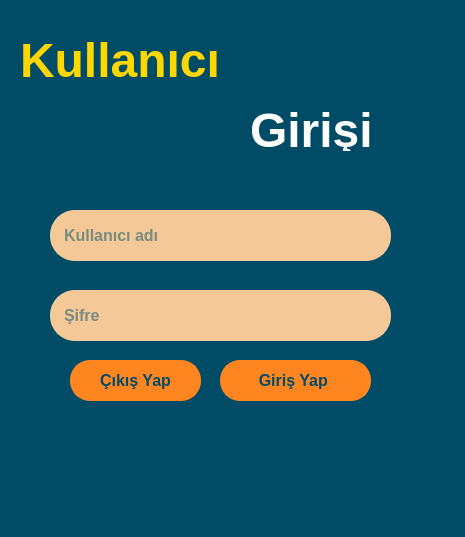
<?xml version="1.0" encoding="UTF-8"?>
<ui version="4.0">
 <class>frmGirisEkrani</class>
 <widget class="QWidget" name="frmGirisEkrani">
  <property name="geometry">
   <rect>
    <x>0</x>
    <y>0</y>
    <width>465</width>
    <height>537</height>
   </rect>
  </property>
  <property name="windowTitle">
   <string>Kullanıcı Girişi</string>
  </property>
  <property name="styleSheet">
   <string notr="true">#frmGirisEkrani{
	 background-color:#004b66;
}</string>
  </property>
  <widget class="QPushButton" name="btnGiris">
   <property name="geometry">
    <rect>
     <x>220</x>
     <y>360</y>
     <width>151</width>
     <height>41</height>
    </rect>
   </property>
   <property name="styleSheet">
    <string notr="true">#btnGiris {
    background-color:#ff8521; /* Kırmızımsı bir ton */
    color:#004b66;           /* Beyaz yazı rengi */
    font-family: 'Arial';
    font-size: 16px;
    font-weight: bold;
    border-radius: 20px;
    padding: 10px;
    border: 2px solid #ff8521;
}

#btnGiris:hover {
    background-color:#f4c997; /* Hover durumu için daha koyu ton */
    color: #004b66;
}

#btnGiris:pressed {
    background-color: #ff8521; /* Basıldığında daha koyu kırmızı */
    border: 2px solid #FFFFFF;
}
</string>
   </property>
   <property name="text">
    <string>Giriş Yap </string>
   </property>
  </widget>
  <widget class="QLineEdit" name="lbllKullaniciAdi">
   <property name="geometry">
    <rect>
     <x>50</x>
     <y>210</y>
     <width>341</width>
     <height>51</height>
    </rect>
   </property>
   <property name="styleSheet">
    <string notr="true">    background-color:#f4c997; /* Kırmızımsı bir ton */
    color:#004b66;           /* Beyaz yazı rengi */
    font-family: 'Arial';
    font-size: 16px;
    font-weight: bold;
    border-radius: 25px;
    padding: 10px;
    border: 2px solid #f4c997;</string>
   </property>
   <property name="text">
    <string/>
   </property>
   <property name="placeholderText">
    <string>Kullanıcı adı</string>
   </property>
  </widget>
  <widget class="QLineEdit" name="lblSifre">
   <property name="geometry">
    <rect>
     <x>50</x>
     <y>290</y>
     <width>341</width>
     <height>51</height>
    </rect>
   </property>
   <property name="styleSheet">
    <string notr="true">    background-color:#f4c997; /* Kırmızımsı bir ton */
    color:#004b66;           /* Beyaz yazı rengi */
    font-family: 'Arial';
    font-size: 16px;
    font-weight: bold;
    border-radius: 25px;
    padding: 10px;
    border: 2px solid #f4c997;</string>
   </property>
   <property name="placeholderText">
    <string>Şifre</string>
   </property>
  </widget>
  <widget class="QPushButton" name="btnCikis">
   <property name="geometry">
    <rect>
     <x>70</x>
     <y>360</y>
     <width>131</width>
     <height>41</height>
    </rect>
   </property>
   <property name="styleSheet">
    <string notr="true">#btnCikis {
    background-color:#ff8521; /* Kırmızımsı bir ton */
    color:#004b66;           /* Beyaz yazı rengi */
    font-family: 'Arial';
    font-size: 16px;
    font-weight: bold;
    border-radius: 20px;
    padding: 10px;
    border: 2px solid #ff8521;
}

#btnCikis:hover {
    background-color:#f4c997; /* Hover durumu için daha koyu ton */
    color: #004b66;
}

#btnCikis:pressed {
    background-color: #ff8521; /* Basıldığında daha koyu kırmızı */
    border: 2px solid #FFFFFF;
}
</string>
   </property>
   <property name="text">
    <string>Çıkış Yap</string>
   </property>
  </widget>
  <widget class="QLabel" name="label">
   <property name="geometry">
    <rect>
     <x>20</x>
     <y>20</y>
     <width>491</width>
     <height>81</height>
    </rect>
   </property>
   <property name="styleSheet">
    <string notr="true">font: 87 8pt &quot;Arial Black&quot;;
color: #FFD700; /* Sarı renk */
    font-size: 48px; /* Yazı boyutu */
    font-weight: bold; /* Kalın yazı */
    text-transform: uppercase; /* Büyük harf yapma */
</string>
   </property>
   <property name="text">
    <string>Kullanıcı</string>
   </property>
  </widget>
  <widget class="QLabel" name="label_2">
   <property name="geometry">
    <rect>
     <x>250</x>
     <y>110</y>
     <width>291</width>
     <height>41</height>
    </rect>
   </property>
   <property name="styleSheet">
    <string notr="true">font: 87 8pt &quot;Arial Black&quot;;
color: white; /* Sarı renk */
    font-size: 48px; /* Yazı boyutu */
    font-weight: bold; /* Kalın yazı */
    text-transform: uppercase; /* Büyük harf yapma */
</string>
   </property>
   <property name="text">
    <string>Girişi</string>
   </property>
  </widget>
 </widget>
 <resources>
  <include location="../Sistem Resimleri/arka_planlar/arkaplanlar.qrc"/>
  <include location="../Sistem Resimleri/butonlar/butonlar.qrc"/>
 </resources>
 <connections/>
</ui>
